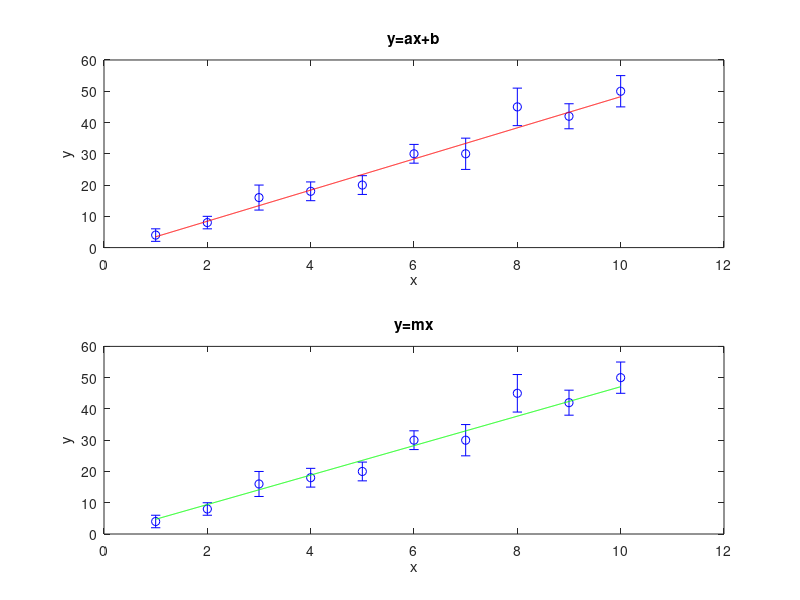

Write the MATLAB code that produced this figure.
%linearni regrese y = ax+b
fprintf(1,'\n');
fprintf(1,'Linearni fit\n');
fprintf(1,'10.1. 2020\n');
%myVars={'x','y','vp'};
%1. sloupec x
%2. sloupec y
%3. slopuec err-y (st dev.)
%load('datal.dat',myVars{:}) %nacteni datoveho souboru
%load('lr-data.txt',myVars{:}); %nacteni datoveho souboru
load('lr-data.txt','-ascii');
x=lr_data(:,1);
y=lr_data(:,2);
ey=lr_data(:,3);
np=size(x);
n=np(1);     %pocet dat
fprintf(1,'pocet dat:%d\n',n);
%vytvoreni kovariancni matice V
e=eye(n); %jednotkova matice n x n
v=zeros(n); %matice samych nul n x n e
for i=1:n, v(i,i)=ey(i)^2;end; %do diagonaly napiseme kvadraty chyb
%obecna primka y=theta1*x+theta2
%vytvoreni matice A
a0=ones(n,1); %sloupcovy vektor jednicek 
a=[a0,x];%,matice A soustavy
b=inv(a'*inv(v)*a)*a'*inv(v); %matice (A^T V^-1 A)^-1 A^T V^-1
theta=b*y; %vektor odhadu parametru
u=b*v*b'; %kovariancni matice parametru
e_b=sqrt(u(1,1)); %chyba parametru b
e_a=sqrt(u(2,2)); %chyba parametru a
cor=u(1,2)/(e_a*e_b); %korelace a,b
%vystup
fprintf(1,'\n');
fprintf(1,'obecna primka y=a*x+b\n');
fprintf(1,'b=%f +/- %f\n',theta(1),e_b);
fprintf(1,'a=%f +/- %f\n',theta(2),e_a);
fprintf(1,'korelace(a,b)=%f\n',cor);
%grafika
xmin=min(x);
xmax=max(x);
dx=(xmax-xmin)/1000;
xx=[xmin:dx:xmax]; %x-ova souradnice pro vykresleni mocdelove funkce
yx=theta(1)+theta(2).*xx; %modelova funkce
subplot(2,1,1); %vytvoreni obrazku
errorbar(x,y,ey,'bo');hold on; %vykresleni experimentalnich bodu
xlabel('x');
ylabel('y');
plot(xx,yx,'r');title('y=ax+b'); %vykresleni nafitovane primky
hold off;
%primka prochazejici pocatkem y=m*x
fprintf(1,'\n');
fprintf(1,'primka prochazejici pocatkem y=m*x\n');
s1=x'*(y./(ey.*ey));
s2=x'*(x./(ey.*ey));
m=s1/s2;
%vypocet chyby 
e_m=sqrt(1/s2);
fprintf(1,'m=%f +/- %f\n',m,e_m);
%grafika
yx=m.*xx;
subplot(2,1,2);
errorbar(x,y,ey,'bo');hold on;
plot(xx,yx,'g');title('y=mx');
xlabel('x');
ylabel('y');
hold off;







